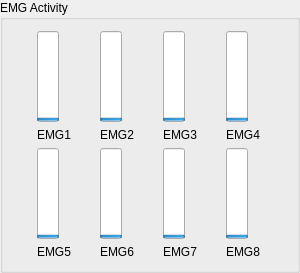
             <widget class="QGroupBox" name="groupBox_2">
              <property name="minimumSize">
               <size>
                <width>300</width>
                <height>0</height>
               </size>
              </property>
              <property name="maximumSize">
               <size>
                <width>300</width>
                <height>16777215</height>
               </size>
              </property>
              <property name="title">
               <string>EMG Activity</string>
              </property>
              <layout class="QGridLayout" name="gridLayout_18">
               <item row="3" column="3">
                <widget class="QLabel" name="label_8">
                 <property name="text">
                  <string>EMG8</string>
                 </property>
                </widget>
               </item>
               <item row="1" column="2">
                <widget class="QLabel" name="label_3">
                 <property name="text">
                  <string>EMG3</string>
                 </property>
                </widget>
               </item>
               <item row="3" column="2">
                <widget class="QLabel" name="label_7">
                 <property name="text">
                  <string>EMG7</string>
                 </property>
                </widget>
               </item>
               <item row="3" column="0">
                <widget class="QLabel" name="label_5">
                 <property name="text">
                  <string>EMG5</string>
                 </property>
                </widget>
               </item>
               <item row="1" column="3">
                <widget class="QLabel" name="label_4">
                 <property name="text">
                  <string>EMG4</string>
                 </property>
                </widget>
               </item>
               <item row="0" column="2">
                <widget class="QProgressBar" name="progressBar_4">
                 <property name="value">
                  <number>1</number>
                 </property>
                 <property name="alignment">
                  <set>Qt::AlignCenter</set>
                 </property>
                 <property name="orientation">
                  <enum>Qt::Vertical</enum>
                 </property>
                </widget>
               </item>
               <item row="0" column="3">
                <widget class="QProgressBar" name="progressBar_2">
                 <property name="value">
                  <number>1</number>
                 </property>
                 <property name="alignment">
                  <set>Qt::AlignCenter</set>
                 </property>
                 <property name="orientation">
                  <enum>Qt::Vertical</enum>
                 </property>
                </widget>
               </item>
               <item row="3" column="1">
                <widget class="QLabel" name="label_6">
                 <property name="text">
                  <string>EMG6</string>
                 </property>
                </widget>
               </item>
               <item row="1" column="0">
                <widget class="QLabel" name="label">
                 <property name="text">
                  <string>EMG1</string>
                 </property>
                </widget>
               </item>
               <item row="1" column="1">
                <widget class="QLabel" name="label_2">
                 <property name="text">
                  <string>EMG2</string>
                 </property>
                </widget>
               </item>
               <item row="0" column="0">
                <widget class="QProgressBar" name="progressBar_6">
                 <property name="value">
                  <number>1</number>
                 </property>
                 <property name="alignment">
                  <set>Qt::AlignCenter</set>
                 </property>
                 <property name="orientation">
                  <enum>Qt::Vertical</enum>
                 </property>
                </widget>
               </item>
               <item row="0" column="1">
                <widget class="QProgressBar" name="progressBar_5">
                 <property name="value">
                  <number>1</number>
                 </property>
                 <property name="alignment">
                  <set>Qt::AlignCenter</set>
                 </property>
                 <property name="orientation">
                  <enum>Qt::Vertical</enum>
                 </property>
                </widget>
               </item>
               <item row="2" column="0">
                <widget class="QProgressBar" name="progressBar_8">
                 <property name="value">
                  <number>1</number>
                 </property>
                 <property name="alignment">
                  <set>Qt::AlignCenter</set>
                 </property>
                 <property name="orientation">
                  <enum>Qt::Vertical</enum>
                 </property>
                </widget>
               </item>
               <item row="2" column="1">
                <widget class="QProgressBar" name="progressBar_7">
                 <property name="value">
                  <number>1</number>
                 </property>
                 <property name="alignment">
                  <set>Qt::AlignCenter</set>
                 </property>
                 <property name="orientation">
                  <enum>Qt::Vertical</enum>
                 </property>
                </widget>
               </item>
               <item row="2" column="2">
                <widget class="QProgressBar" name="progressBar">
                 <property name="value">
                  <number>1</number>
                 </property>
                 <property name="alignment">
                  <set>Qt::AlignCenter</set>
                 </property>
                 <property name="orientation">
                  <enum>Qt::Vertical</enum>
                 </property>
                </widget>
               </item>
               <item row="2" column="3">
                <widget class="QProgressBar" name="progressBar_3">
                 <property name="value">
                  <number>1</number>
                 </property>
                 <property name="alignment">
                  <set>Qt::AlignCenter</set>
                 </property>
                 <property name="orientation">
                  <enum>Qt::Vertical</enum>
                 </property>
                </widget>
               </item>
              </layout>
             </widget>
